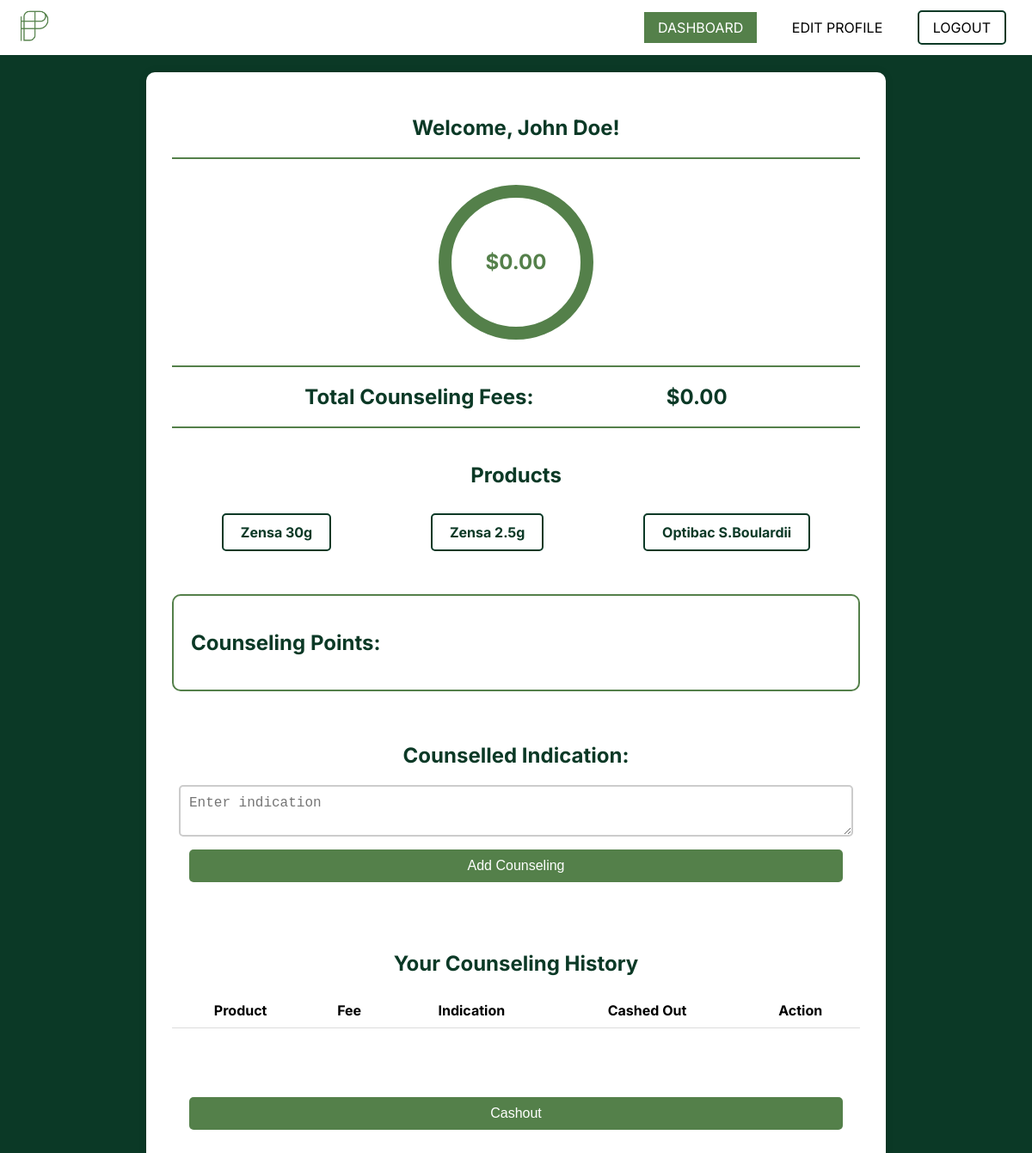
Before: /dashboard (signed in) with the older database file.
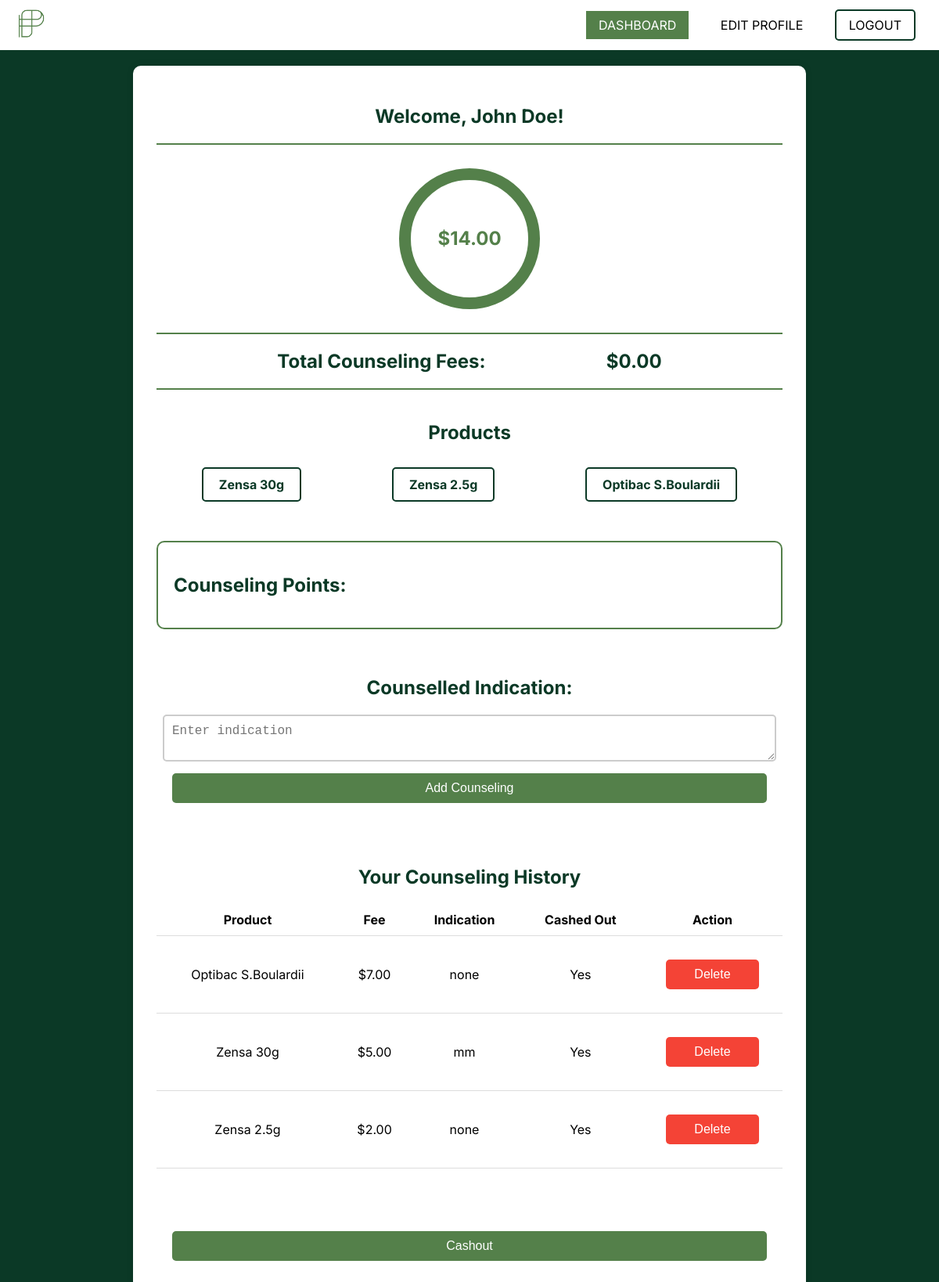
After: the same page with the newer database file.
### app.py (models this page shows, shortened)
class User(UserMixin, db.Model):
    id = db.Column(db.Integer, primary_key=True)
    email = db.Column(db.String(150), unique=True, nullable=False)
    password = db.Column(db.String(150), nullable=False)
    full_name = db.Column(db.String(150), nullable=False)
    pharmacy_phone = db.Column(db.String(150), nullable=False)
    pharmacy_name = db.Column(db.String(150), nullable=False)
    payment_method = db.Column(db.String(150), nullable=False)
    counseling_fees = db.Column(db.Float, default=0.0)
    wheel_total = db.Column(db.Float, default=0.0)

class Counseling(db.Model):
    id = db.Column(db.Integer, primary_key=True)
    user_id = db.Column(db.Integer, db.ForeignKey('user.id'), nullable=False)
    product = db.Column(db.String(100), nullable=False)
    fee = db.Column(db.Float, nullable=False)
    indication = db.Column(db.String(200), nullable=False)
    cashed_out = db.Column(db.Boolean, default=False)

### app.py (the view)
@app.route('/dashboard')
@login_required
def dashboard():
    counselings = Counseling.query.filter_by(user_id=current_user.id).all()
    cashout_total = sum(c.fee for c in counselings if not c.cashed_out)
    wheel_total = current_user.wheel_total
    fee_added = request.args.get('fee_added', 'false').lower() == 'true'
    counseling_points = {
        "Zensa 30g": [
            "Clean and exfoliate skin",
            "DO NOT RUB IN",
            "Leave on the skin for 20-40 minutes",
            "Apply a Thick Layer of cream",
            "Cover with seran wrap or air tight dressing"
        ],
        "Zensa 2.5g": [
            "Clean and exfoliate skin",
            "DO NOT RUB IN",
            "Leave on the skin for 20-40 minutes",
            "Apply a Thick Layer of cream",
            "Cover with seran wrap or air tight dressing"
        ],
        "Optibac S.Boulardii": [
            "Yeast Based Probiotic so not eliminated by antibiotics",
            "Take with your antibiotics to reduce antibiotic associated diarrhea"
        ]
    }
    return render_template('dashboard.html', counselings=counselings, cashout_total=cashout_total, wheel_total=wheel_total, fee_added=fee_added, counseling_points=counseling_points)

### app.py (called while the page is built)
@login_manager.user_loader
def load_user(user_id):
    return db.session.get(User, int(user_id))

### templates/dashboard.html (shortened to what this page needs)
<!DOCTYPE html>
<html lang="en">
<head>
    <link rel="stylesheet" href="{{ url_for('static', filename='dashboard_styles.css') }}">
    <link rel="stylesheet" href="https://cdnjs.cloudflare.com/ajax/libs/font-awesome/6.0.0-beta3/css/all.min.css">
</head>
<body>
    <nav class="navbar">
        <div class="nav-left">
            <img src="{{ url_for('static', filename='phlicon.png') }}" alt="Logo" height="40">
        </div>
        <div class="nav-right">
            <a href="{{ url_for('dashboard') }}" class="active">Dashboard</a>
            <a href="{{ url_for('profile') }}">Edit Profile</a>
            <a href="{{ url_for('logout') }}" class="logout-button">Logout</a>
        </div>
    </nav>
    <div class="container">
        <div class="section">
            <h2>Welcome, {{ current_user.full_name }}!</h2>
            <div class="line"></div>
            <div class="wheel-container">
                <div id="wheel" class="wheel">${{ '%.2f' | format(current_user.wheel_total) }}</div>
            </div>
            <div class="line"></div>
            <h2 style="display: flex; justify-content: space-evenly;">
                <span>Total Counseling Fees:</span>
                <span>${{ '%.2f' | format(cashout_total) }}</span>
            </h2>
            <div class="line"></div>
        </div>
        <div class="section">
            <h2>Products</h2>
            <div class="product-list">
                <div class="product-item" data-product="Zensa 30g">Zensa 30g</div>
                <div class="product-item" data-product="Zensa 2.5g">Zensa 2.5g</div>
                <div class="product-item" data-product="Optibac S.Boulardii">Optibac S.Boulardii</div>
            </div>
        </div>
        <div class="section counseling-points" id="counseling-points">
            <h2>Counseling Points:</h2>
        </div>
        <div class="section">
            <form method="POST" action="{{ url_for('counsel') }}" onsubmit="setFee()">
                <h2>
                    <label style="color: #0b3926" for="indication">Counselled Indication:</label>
                </h2>
                <textarea name="indication" id="indication" placeholder="Enter indication" required aria-label="Counselled Indication"></textarea>
                <button type="submit">Add Counseling</button>
            </form>
        </div>
        <div class="section table-container">
            <h2>Your Counseling History</h2>
            <table>
                <tr>
                    <th>Product</th>
                    <th>Fee</th>
                    <th>Indication</th>
                    <th>Cashed Out</th>
                    <th>Action</th>
                </tr>
                {% for counseling in counselings %}
                    <tr>
                        <td>{{ counseling.product }}</td>
                        <td>${{ '%.2f' | format(counseling.fee) }}</td>
                        <td>{{ counseling.indication }}</td>
                        <td>{{ 'Yes' if counseling.cashed_out else 'No' }}</td>
                        <td>
                            <form method="POST" action="{{ url_for('delete_counseling', id=counseling.id) }}">
                                <button type="submit" class="delete-button">Delete</button>
                            </form>
                        </td>
                    </tr>
                {% endfor %}
            </table>
        </div>
        <div>
            <form method="POST" action="{{ url_for('cashout') }}" id="cashout-form">
                <button type="button" class="cashout" onclick="showCash()">Cashout</button>
            </form>
            <br>
        </div>
    </div>
</body>
</html>

### static/dashboard_styles.css (style rules this page uses)
body { font-family: "Inter", sans-serif; margin: 0; background-color: #0b3926; min-height: 100vh; color: white; }
.navbar { display: flex; justify-content: space-between; align-items: center; padding: 10px 20px; position: sticky; top: 0; z-index: 1000; background-color: white; color: black; }
.navbar a { text-decoration: none; margin: 0 10px; padding: 8px 16px; color: black; text-transform: uppercase; transition: background-color 0.3s ease; }
.navbar a.active { background-color: #54804a; color: white; }
.navbar .logout-button { border: 2px solid #0b3926; border-radius: 5px; color: black; }
.container { text-align: center; background-color: #ffffff; padding: 30px; border-radius: 10px; box-shadow: 0px 0px 10px rgba(0, 0, 0, 0.1); max-width: 800px; width: 100%; margin: 20px auto; color: black; }
.section { margin-bottom: 40px; }
.section h2 { margin-bottom: 20px; color: #0b3926; }
.wheel-container { display: flex; justify-content: center; align-items: center; height: 200px; margin: 20px 0; }
.wheel { border: 15px solid #54804a; border-radius: 50%; height: 150px; width: 150px; display: flex; justify-content: center; align-items: center; font-size: 24px; font-weight: bold; color: #54804a; transition: transform 0.5s ease-in-out; }
.product-list { display: flex; justify-content: space-around; flex-wrap: wrap; }
.product-item { cursor: pointer; color: #0b3926; font-weight: bold; margin: 10px; padding: 10px 20px; border: 2px solid #0b3926; border-radius: 5px; transition: background-color 0.3s, color 0.3s; }
.counseling-points { text-align: left; margin: 20px 0; padding: 20px; border: 2px solid #54804a; border-radius: 10px; }
form { display: flex; flex-direction: column; align-items: center; padding: 20px; border-radius: 10px; }
form label { font-weight: bold; margin-bottom: 5px; color: #54804a; }
form input, form textarea { margin-bottom: 15px; padding: 10px; font-size: 16px; border: 2px solid #ccc; border-radius: 5px; width: 100%; }
form button { padding: 10px; font-size: 16px; border: none; border-radius: 5px; background-color: #54804a; color: white; cursor: pointer; width: 100%; transition: background-color 0.3s ease; }
.table-container { overflow-x: auto; }
table { margin: 20px auto; border-collapse: collapse; width: 100%; }
th, td { padding: 10px; text-align: center; border-bottom: 1px solid #ddd; }
.delete-button { background-color: #f44336; color: white; cursor: pointer; }
.line { width: 100%; height: 2px; background-color: #54804a; margin: 20px 0; }

Changed rows visible on the page:
changed User "John Doe": wheel_total "0.00" → "14.00"
added Counseling: product "Optibac S.Boulardii", fee "7.00", indication "none", cashed_out "Yes"
added Counseling: product "Zensa 30g", fee "5.00", indication "mm", cashed_out "Yes"
added Counseling: product "Zensa 2.5g", fee "2.00", indication "none", cashed_out "Yes"
